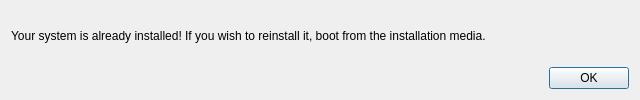
<?xml version="1.0" encoding="UTF-8"?>
<ui version="4.0">
 <class>WarningMessage</class>
 <widget class="QDialog" name="WarningMessage">
  <property name="geometry">
   <rect>
    <x>0</x>
    <y>0</y>
    <width>640</width>
    <height>100</height>
   </rect>
  </property>
  <property name="sizePolicy">
   <sizepolicy hsizetype="Fixed" vsizetype="Fixed">
    <horstretch>0</horstretch>
    <verstretch>0</verstretch>
   </sizepolicy>
  </property>
  <property name="minimumSize">
   <size>
    <width>640</width>
    <height>100</height>
   </size>
  </property>
  <property name="maximumSize">
   <size>
    <width>640</width>
    <height>100</height>
   </size>
  </property>
  <property name="windowTitle">
   <string/>
  </property>
  <layout class="QVBoxLayout" name="verticalLayout">
   <item>
    <widget class="QLabel" name="label">
     <property name="text">
      <string>Your system is already installed! If you wish to reinstall it, boot from the installation media.</string>
     </property>
     <property name="wordWrap">
      <bool>true</bool>
     </property>
    </widget>
   </item>
   <item>
    <widget class="QDialogButtonBox" name="buttonBox">
     <property name="standardButtons">
      <set>QDialogButtonBox::Ok</set>
     </property>
    </widget>
   </item>
  </layout>
 </widget>
 <resources/>
 <connections>
  <connection>
   <sender>buttonBox</sender>
   <signal>accepted()</signal>
   <receiver>WarningMessage</receiver>
   <slot>accept()</slot>
   <hints>
    <hint type="sourcelabel">
     <x>319</x>
     <y>78</y>
    </hint>
    <hint type="destinationlabel">
     <x>319</x>
     <y>49</y>
    </hint>
   </hints>
  </connection>
 </connections>
</ui>
